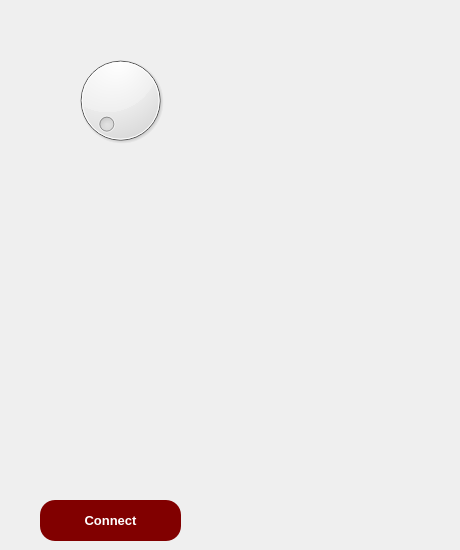
           <widget class="QWidget" name="controlPage_2">
            <widget class="QPushButton" name="modbusConnect_2">
             <property name="geometry">
              <rect>
               <x>40</x>
               <y>500</y>
               <width>141</width>
               <height>41</height>
              </rect>
             </property>
             <property name="minimumSize">
              <size>
               <width>140</width>
               <height>30</height>
              </size>
             </property>
             <property name="font">
              <font>
               <pointsize>10</pointsize>
               <weight>75</weight>
               <bold>true</bold>
              </font>
             </property>
             <property name="styleSheet">
              <string notr="true">QPushButton{
background-color: qlineargradient(spread:pad, x1:1, y1:0.994, x2:1, y2:1, stop:0 rgba(129, 0, 0, 255), stop:1 rgba(255, 255, 255, 255));
border-radius: 15px;
color: rgb(255, 255, 255);
}
QPushButton:hover{
background-color: qlineargradient(spread:pad, x1:1, y1:0.994, x2:1, y2:1, stop:0 rgba(129, 0, 0, 225), stop:1 rgba(255, 255, 255, 255));
}
QPushButton:pressed{
padding-top:3px;
}</string>
             </property>
             <property name="text">
              <string>Connect</string>
             </property>
            </widget>
            <widget class="QDial" name="dial_2">
             <property name="geometry">
              <rect>
               <x>60</x>
               <y>50</y>
               <width>121</width>
               <height>101</height>
              </rect>
             </property>
            </widget>
            <widget class="QLabel" name="connectStatus_2">
             <property name="geometry">
              <rect>
               <x>200</x>
               <y>500</y>
               <width>251</width>
               <height>41</height>
              </rect>
             </property>
             <property name="styleSheet">
              <string notr="true">font: 10pt &quot;MS Shell Dlg 2&quot;;
background-color: rgba(0, 0, 0, 0);</string>
             </property>
             <property name="text">
              <string/>
             </property>
            </widget>
           </widget>
